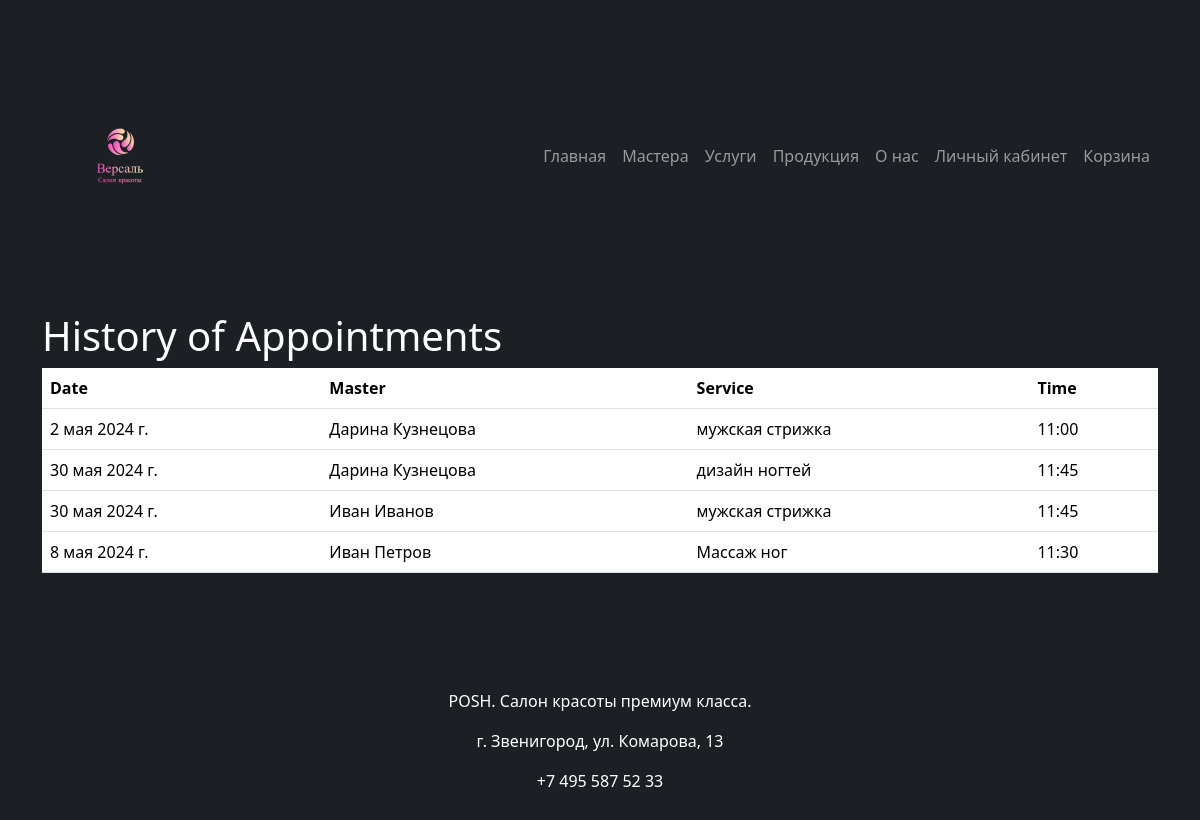
Screenshot of /account/visits_history/ (signed in) with the database file from the repository.
### main/models.py (models this page shows, shortened)
class Appointments(models.Model):
    class AppointmentStatus(models.TextChoices):
        DECLINED = '0', 'Отклонено'
        ACCEPTED = '1', 'Принято'
        WAITING = '2', 'Ожидает ответ'
    date = models.DateField(verbose_name='Дата')
    time = models.TimeField(verbose_name='Время начала')
    master = models.ForeignKey(Masters, on_delete=models.DO_NOTHING, verbose_name='Мастер')
    user = models.ForeignKey(Users, on_delete=models.DO_NOTHING, verbose_name='Посетитель')
    service = models.ForeignKey(Services, on_delete=models.DO_NOTHING, verbose_name='Услуга')
    status = models.CharField(verbose_name='Статус заявки', max_length=20,
                              choices=AppointmentStatus.choices, default=AppointmentStatus.WAITING)
    class Meta:
        verbose_name = 'Назначение'
        verbose_name_plural = 'Назначения'

### masters/models.py (models this page shows, shortened)
class Masters(models.Model):
    user: Users = models.OneToOneField(Users, on_delete=models.CASCADE, verbose_name='Пользователь')
    position = models.ForeignKey(Position,  on_delete=models.PROTECT, verbose_name='Должность')
    short_description = models.CharField(verbose_name='Краткая информация', max_length=200)
    full_description = models.TextField(verbose_name='Полная информация')
    photo = models.ImageField(verbose_name='Фотография', upload_to='images/')
    admission_date = models.DateField(verbose_name='Дата приема', auto_now_add=True)
    salary = models.DecimalField(verbose_name='Зарплата', max_digits=8, decimal_places=2)
    weekend = models.ManyToManyField(Weekday, verbose_name='Выходные', limit_choices_to=2)
    slug = models.SlugField(verbose_name='URL', max_length=50, unique=True, db_index=True, blank=True)
    def __str__(self):
        return f"{self.user.first_name} {self.user.last_name}"
    class Meta:
        verbose_name = 'Мастер'
        verbose_name_plural = 'Мастера'

class Users(AbstractUser):
    username = None
    email = models.EmailField(verbose_name='Почта', max_length=50, unique=True, db_index=True)
    phone_number = models.CharField(verbose_name='Номер телефона', max_length=20, unique=True)
    is_customer = models.BooleanField(verbose_name='Клиент', default=True, help_text='Уберите отметку, '
                                                                        'если пользователь является сотрудником салона')
    USERNAME_FIELD = 'email'
    REQUIRED_FIELDS = []
    objects = UserManager()
    class Meta:
        verbose_name = 'Пользователь'
        verbose_name_plural = 'Пользователи'

### services/models.py (models this page shows)
class Services(models.Model):
    title = models.CharField(verbose_name='Название', max_length=20)
    category = models.ForeignKey(Categories, on_delete=models.PROTECT, null=True, verbose_name='Категория')
    description = models.TextField(verbose_name='Описание')
    duration = models.TimeField(verbose_name='Длительность')
    cost = models.DecimalField(verbose_name='Стоимость', max_digits=5, decimal_places=0)
    photo = models.ImageField(verbose_name='Фотография', upload_to='images/')
    slug = models.SlugField(verbose_name='URL', max_length=255, unique=True, db_index=True)
    def __str__(self):
        return self.title
    class Meta:
        verbose_name = 'Услуга'
        verbose_name_plural = 'Услуги'

### main/views.py (the view)
# urls.py: path('account/visits_history/', views.visits_history, name='visits_history'),
@login_required
def visits_history(request):
    appointments = Appointments.objects.filter(user=request.user, status='1')
    current_date = datetime.datetime.now().date()
    for appointment in appointments:
        if appointment.date >= current_date:
            appointments = appointments.exclude(pk=appointment.pk)
    return render(request, 'main/visits_history.html', {'appointments': appointments})

### main/templates/main/visits_history.html (shortened to what this page needs)
{% extends 'main/main_layout.html' %}
{% block content %}
<div class="container">
    <h1 class="text-white">History of Appointments</h1>
    <div class="row">
        <div class="col-md-12">
            <table class="table">
                <thead>
                    <tr class="text-white">
                        <th>Date</th>
                        <th>Master</th>
                        <th>Service</th>
                        <th>Time</th>
                    </tr>
                </thead>
                <tbody>
                    {% for appointment in appointments %}
                    <tr class="text-white">
                        <td>{{ appointment.date }}</td>
                        <td>{{ appointment.master }}</td>
                        <td>{{ appointment.service }}</td>
                        <td>{{ appointment.time }}</td>
                    </tr>
                    {% endfor %}
                </tbody>
            </table>
        </div>
    </div>
</div>
{% endblock %}

### main/static/main/css/main_style.css (style rules this page uses)
body { background-color: #1c1f23; }

### rows the page displays
Appointments: date "2 мая 2024 г.", master "Дарина Кузнецова", service "мужская стрижка", time "11:00"
Appointments: date "30 мая 2024 г.", master "Дарина Кузнецова", service "дизайн ногтей", time "11:45"
Appointments: date "30 мая 2024 г.", master "Иван Иванов", service "мужская стрижка", time "11:45"
Appointments: date "8 мая 2024 г.", master "Иван Петров", service "Массаж ног", time "11:30"
